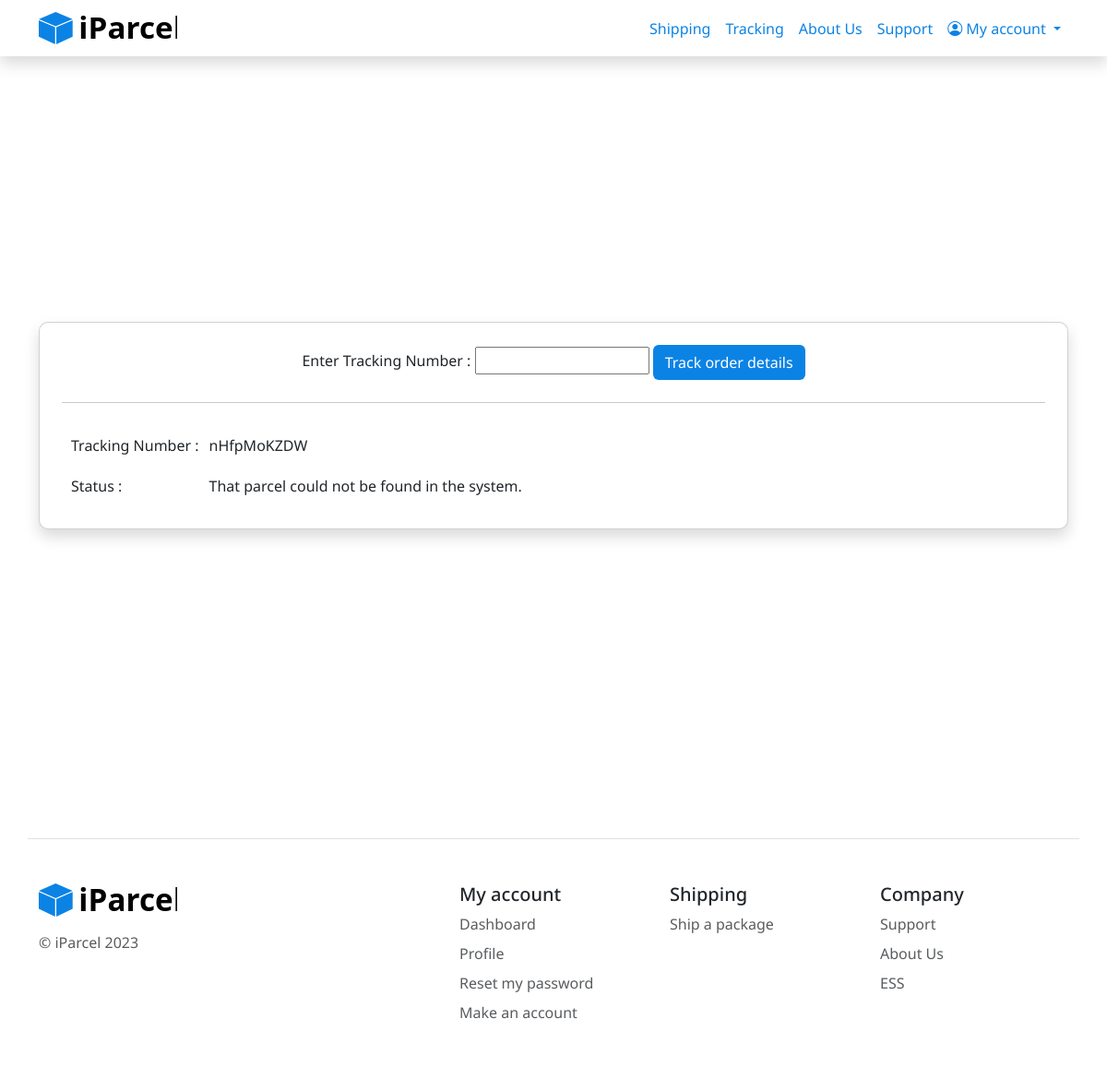
The app's page /viewtracking.php?tracknum=nHfpMoKZDW, older data.
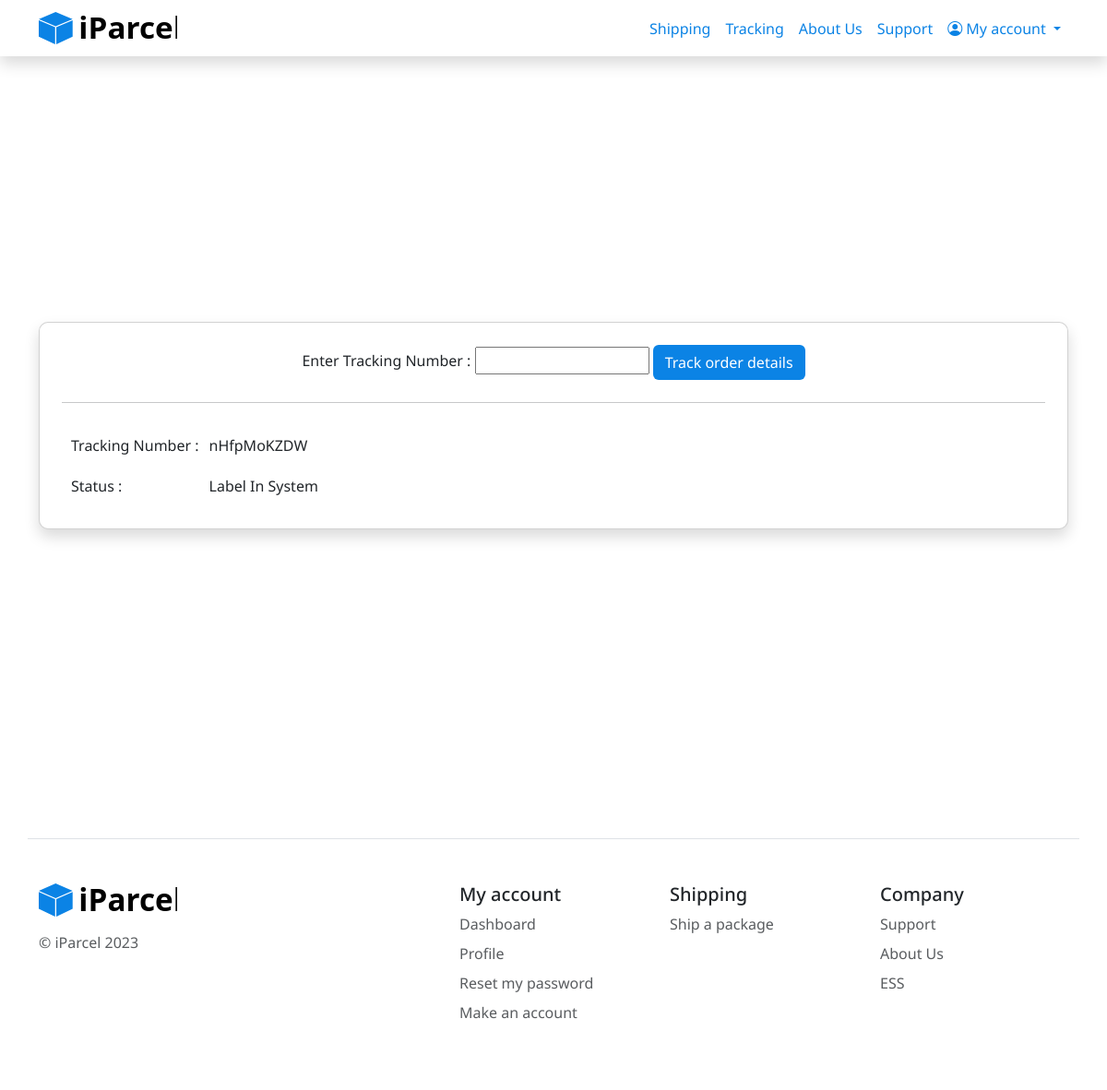
The same page, newer data.
### tables this page shows
CREATE TABLE IF NOT EXISTS `parcels` (
  `parcel_id` varchar(225) NOT NULL DEFAULT '',
  `status` int DEFAULT NULL,
  `weight` float DEFAULT NULL,
  `code` varchar(50) DEFAULT NULL,
  `shipping_method` int DEFAULT NULL,
  `parcel_sender_id` varchar(225) DEFAULT NULL,
  `parcel_recipient_id` varchar(225) DEFAULT NULL,
  `user_id` varchar(225) DEFAULT NULL,
  PRIMARY KEY (`parcel_id`),
  KEY `user_id` (`user_id`)
);

### globals.include.php (called while the page is built, shortened)
<?php
function getDeliveryStatus($code)
{
    switch ($code) {
        case 0:
            return "Label In System";
    }
}

### viewtracking.php (the view, shortened to what this page needs)
<?php
require_once 'globals.include.php';
$tracknum = $_GET["tracknum"];
$stmt = $dbConn->prepare("SELECT * FROM parcels WHERE code = ?");
$stmt->execute([$tracknum]);
if ($stmt->rowCount() > 0) {
    $parcel = $stmt->fetch();
    $parcel = $parcel['status'];
    $parcel = getDeliveryStatus($parcel);
} else {
    $parcel = "That parcel could not be found in the system.";
}
?>
<!DOCTYPE html>
<html>
<head>
    <link href="https://cdn.jsdelivr.net/npm/bootstrap@5.3.0-alpha1/dist/css/bootstrap.min.css" rel="stylesheet">
    <link href="https://cdn.jsdelivr.net/npm/bootstrap-icons@1.10.3/font/bootstrap-icons.css" rel="stylesheet">
    <link href="css/style.css" rel="stylesheet">
</head>
<body>
    <?php include 'navbar.include.php'; ?>
    <body background="img/Houston-Road-Map.png" style="background-repeat: no-repeat; background-size: cover; background-position-y: -550px;">
    <section class="vh-100">
    <div class="container py-5 h-100">
      <div class="row d-flex justify-content-center align-items-center h-100">
        <div class="col">
          <div class="card card-stepper shadow" style="border-radius: 10px;">
            <div class="card-body p-4">
                <div class="d-flex justify-content-center align-items-center">
                    <form action="#" method="POST">
                        <label for="tracknum">Enter Tracking Number : </label>
                        <input type="text" id="tracknum" name="tracknum" required>
                        <button class="btn bg-primary text-white" type="submit">Track order details</button>
                    </form>
                </div>
                <hr class="my-4">
                <table>
                    <div class="d-flex flex-row justify-content-between align-items-center align-content-center" id="puttrackhere">
                    <tr>
                        <td style="padding: 10px;">Tracking Number : </td>
                        <td><?php echo $tracknum ?></td>
                    </tr>
                    </div>
                    <div class="d-flex flex-row justify-content-between align-items-center" id="status">
                        <tr>
                            <td style="padding: 10px;" >Status : </td>
                            <td><?php echo $parcel; ?></td>
                        </tr>
                    </div>
                </table>
            </div>
          </div>
        </div>
      </div>
    </div>
    <?php include 'footer.include.php'; ?>
</body>
</html>

### navbar.include.php (shortened to what this page needs)
<nav class="navbar navbar-expand-lg shadow bg-white">
    <div class="container">
        <a class="navbar-brand" href="/">
            <img src="img/logo.svg" alt="iParcel" width="150">
        </a>
        <div class="collapse navbar-collapse" id="navbarSupportedContent">
            <ul class="navbar-nav justify-content-end flex-grow-1 mb-2 mb-lg-0">
                <li class="nav-item">
                    <a class="nav-link" aria-current="page" href="newshipping.php">Shipping</a>
                </li>
                <li class="nav-item">
                    <a class="nav-link" aria-current="page" href="tracking.php">Tracking</a>
                </li>
                <li class="nav-item">
                    <a class="nav-link" aria-current="page" href="/about-us">About Us</a>
                </li>
                <li class="nav-item">
                    <a class="nav-link" aria-current="page" href="/support">Support</a>
                </li>
                <li class="nav-item dropdown">
                    <a class="nav-link dropdown-toggle" href="#" role="button" data-bs-toggle="dropdown" aria-expanded="false">
                        <i class="bi bi-person-circle"></i> My account
                    </a>
                </li>
            </ul>
        </div>
    </div>
</nav>

### footer.include.php (shortened to what this page needs)
<div class="container">
    <footer class="row row-cols-1 row-cols-sm-2 row-cols-md-5 py-5 my-5 border-top">
        <div class="col mb-3">
            <a href="/" class="d-flex align-items-center mb-3 link-body-emphasis text-decoration-none">
                <img src="img/logo.svg" alt="iParcel" width="150">
            </a>
            <p class="text-body-secondary">© iParcel 2023</p>
        </div>
        <div class="col mb-3">
        </div>
        <div class="col mb-3">
            <h5>My account</h5>
            <ul class="nav flex-column">
                <li class="nav-item mb-2"><a href="dashboard.php" class="nav-link p-0 text-body-secondary">Dashboard</a></li>
                <li class="nav-item mb-2"><a href="profile.php" class="nav-link p-0 text-body-secondary">Profile</a></li>
                <li class="nav-item mb-2"><a href="forgotpw.php" class="nav-link p-0 text-body-secondary">Reset my password</a></li>
                <li class="nav-item mb-2"><a href="register.php" class="nav-link p-0 text-body-secondary">Make an account</a></li>
            </ul>
        </div>
        <div class="col mb-3">
            <h5>Shipping</h5>
            <ul class="nav flex-column">
                <li class="nav-item mb-2"><a href="newshipping.php" class="nav-link p-0 text-body-secondary">Ship a package</a></li>
            </ul>
        </div>
        <div class="col mb-3">
            <h5>Company</h5>
            <ul class="nav flex-column">
                <li class="nav-item mb-2"><a href="support.php" class="nav-link p-0 text-body-secondary">Support</a></li>
                <li class="nav-item mb-2"><a href="about-us.php" class="nav-link p-0 text-body-secondary">About Us</a></li>
                <li class="nav-item mb-2"><a href="ess/" class="nav-link p-0 text-body-secondary">ESS</a></li>
            </ul>
        </div>
    </footer>
</div>

### css/style.css (style rules this page uses)
body { font-family: 'Noto Sans', sans-serif!important; }
a { color: #0B83E5!important; }
.bg-primary { background: #0B83E5!important; }

Row changes from the older to the newer data that the page shows:
added parcels: status "Label In System"
Text that changed along with them:
$parcel: "That parcel could not be found in the system." → (not shown)
